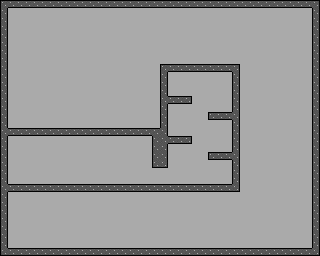

A level layout from a 2D game, rendered from its tile map. Below: a short description, then the map file with its tile-grid data intact:
An orthogonal 40x32 tile map with 8x8 px tiles, 1 tile layer (Horizontal and Vertical Dominoes) and 7 objects (4x room_template, spawn, ledge_catch, wide_seam).

<map version="1.10" tiledversion="1.12.2" orientation="orthogonal" renderorder="right-down" width="40" height="32" tilewidth="8" tileheight="8" infinite="0" backgroundcolor="#ffffff">
 <properties><property name="source" value="../data/room-templates/dining-room-prototypes.json" /></properties>
 <tileset firstgid="1" source="dining_room.tsx" />
 <layer id="1" name="Horizontal and Vertical Dominoes" width="40" height="32">
  <data encoding="csv">
8,12,12,12,12,12,12,12,12,12,12,12,12,12,12,12,12,12,12,12,12,12,12,12,12,12,12,12,12,12,12,12,12,12,12,12,12,12,12,14,
7,18,18,18,18,18,18,18,18,18,18,18,18,18,18,18,18,18,18,18,18,18,18,18,18,18,18,18,18,18,18,18,18,18,18,18,18,18,18,7,
7,18,18,18,18,18,18,18,18,18,18,18,18,18,18,18,18,18,18,18,18,18,18,18,18,18,18,18,18,18,18,18,18,18,18,18,18,18,18,7,
7,18,18,18,18,18,18,18,18,18,18,18,18,18,18,18,18,18,18,18,18,18,18,18,18,18,18,18,18,18,18,18,18,18,18,18,18,18,18,7,
7,18,18,18,18,18,18,18,18,18,18,18,18,18,18,18,18,18,18,18,18,18,18,18,18,18,18,18,18,18,18,18,18,18,18,18,18,18,18,7,
7,18,18,18,18,18,18,18,18,18,18,18,18,18,18,18,18,18,18,18,18,18,18,18,18,18,18,18,18,18,18,18,18,18,18,18,18,18,18,7,
7,18,18,18,18,18,18,18,18,18,18,18,18,18,18,18,18,18,18,18,18,18,18,18,18,18,18,18,18,18,18,18,18,18,18,18,18,18,18,7,
7,18,18,18,18,18,18,18,18,18,18,18,18,18,18,18,18,18,18,18,18,18,18,18,18,18,18,18,18,18,18,18,18,18,18,18,18,18,18,7,
7,18,18,18,18,18,18,18,18,18,18,18,18,18,18,18,18,18,18,18,8,12,12,12,12,12,12,12,12,14,18,18,18,18,18,18,18,18,18,7,
7,18,18,18,18,18,18,18,18,18,18,18,18,18,18,18,18,18,18,18,7,18,18,18,18,18,18,18,18,7,18,18,18,18,18,18,18,18,18,7,
7,18,18,18,18,18,18,18,18,18,18,18,18,18,18,18,18,18,18,18,7,18,18,18,18,18,18,18,18,7,18,18,18,18,18,18,18,18,18,7,
7,18,18,18,18,18,18,18,18,18,18,18,18,18,18,18,18,18,18,18,7,18,18,18,18,18,18,18,18,7,18,18,18,18,18,18,18,18,18,7,
7,18,18,18,18,18,18,18,18,18,18,18,18,18,18,18,18,18,18,18,9,12,12,10,18,18,18,18,18,7,18,18,18,18,18,18,18,18,18,7,
7,18,18,18,18,18,18,18,18,18,18,18,18,18,18,18,18,18,18,18,7,18,18,18,18,18,18,18,18,7,18,18,18,18,18,18,18,18,18,7,
7,18,18,18,18,18,18,18,18,18,18,18,18,18,18,18,18,18,18,18,7,18,18,18,18,18,4,12,12,15,18,18,18,18,18,18,18,18,18,7,
7,18,18,18,18,18,18,18,18,18,18,18,18,18,18,18,18,18,18,18,7,18,18,18,18,18,18,18,18,7,18,18,18,18,18,18,18,18,18,7,
9,12,12,12,12,12,12,12,12,12,12,12,12,12,12,12,12,12,12,16,15,18,18,18,18,18,18,18,18,7,18,18,18,18,18,18,18,18,18,7,
7,18,18,18,18,18,18,18,18,18,18,18,18,18,18,18,18,18,18,9,17,12,12,10,18,18,18,18,18,7,18,18,18,18,18,18,18,18,18,7,
7,18,18,18,18,18,18,18,18,18,18,18,18,18,18,18,18,18,18,9,15,18,18,18,18,18,18,18,18,7,18,18,18,18,18,18,18,18,18,7,
7,18,18,18,18,18,18,18,18,18,18,18,18,18,18,18,18,18,18,9,15,18,18,18,18,18,4,12,12,15,18,18,18,18,18,18,18,18,18,7,
7,18,18,18,18,18,18,18,18,18,18,18,18,18,18,18,18,18,18,5,11,18,18,18,18,18,18,18,18,7,18,18,18,18,18,18,18,18,18,7,
7,18,18,18,18,18,18,18,18,18,18,18,18,18,18,18,18,18,18,18,18,18,18,18,18,18,18,18,18,7,18,18,18,18,18,18,18,18,18,7,
7,18,18,18,18,18,18,18,18,18,18,18,18,18,18,18,18,18,18,18,18,18,18,18,18,18,18,18,18,7,18,18,18,18,18,18,18,18,18,7,
9,12,12,12,12,12,12,12,12,12,12,12,12,12,12,12,12,12,12,12,12,12,12,12,12,12,12,12,12,11,18,18,18,18,18,18,18,18,18,7,
7,18,18,18,18,18,18,18,18,18,18,18,18,18,18,18,18,18,18,18,18,18,18,18,18,18,18,18,18,18,18,18,18,18,18,18,18,18,18,7,
7,18,18,18,18,18,18,18,18,18,18,18,18,18,18,18,18,18,18,18,18,18,18,18,18,18,18,18,18,18,18,18,18,18,18,18,18,18,18,7,
7,18,18,18,18,18,18,18,18,18,18,18,18,18,18,18,18,18,18,18,18,18,18,18,18,18,18,18,18,18,18,18,18,18,18,18,18,18,18,7,
7,18,18,18,18,18,18,18,18,18,18,18,18,18,18,18,18,18,18,18,18,18,18,18,18,18,18,18,18,18,18,18,18,18,18,18,18,18,18,7,
7,18,18,18,18,18,18,18,18,18,18,18,18,18,18,18,18,18,18,18,18,18,18,18,18,18,18,18,18,18,18,18,18,18,18,18,18,18,18,7,
7,18,18,18,18,18,18,18,18,18,18,18,18,18,18,18,18,18,18,18,18,18,18,18,18,18,18,18,18,18,18,18,18,18,18,18,18,18,18,7,
7,18,18,18,18,18,18,18,18,18,18,18,18,18,18,18,18,18,18,18,18,18,18,18,18,18,18,18,18,18,18,18,18,18,18,18,18,18,18,7,
5,12,12,12,12,12,12,12,12,12,12,12,12,12,12,12,12,12,12,12,12,12,12,12,12,12,12,12,12,12,12,12,12,12,12,12,12,12,12,11
  </data>
 </layer>
 <objectgroup id="2" name="Playtest Metadata">
  <object id="1" name="e_wide_ordinary_0" type="room_template" x="0" y="128" width="80" height="64">
   <properties><property name="traversal_class" value="ordinary" /><property name="seams" value="{&quot;east&quot;:&quot;wide&quot;}" /></properties>
  </object>
  <object id="2" name="we_wide_ordinary_0" type="room_template" x="80" y="128" width="80" height="64">
   <properties><property name="traversal_class" value="ordinary" /><property name="seams" value="{&quot;west&quot;:&quot;wide&quot;,&quot;east&quot;:&quot;standard&quot;}" /></properties>
  </object>
  <object id="3" name="s_wide_ordinary_0" type="room_template" x="160" y="64" width="80" height="64">
   <properties><property name="traversal_class" value="ordinary" /><property name="seams" value="{&quot;south&quot;:&quot;wide&quot;}" /></properties>
  </object>
  <object id="4" name="wn_wide_ledge_0" type="room_template" x="160" y="128" width="80" height="64">
   <properties><property name="traversal_class" value="ledge_catch" /><property name="seams" value="{&quot;west&quot;:&quot;standard&quot;,&quot;north&quot;:&quot;wide&quot;}" /></properties>
  </object>
  <object id="5" name="chef_spawn" type="spawn" x="20" y="184"><point /></object>
  <object id="6" name="ledge_edge" type="ledge_catch" x="208" y="152"><point /></object>
  <object id="7" name="vertical_open_seam" type="wide_seam" x="168" y="120" width="64" height="16" />
 </objectgroup>
</map>
